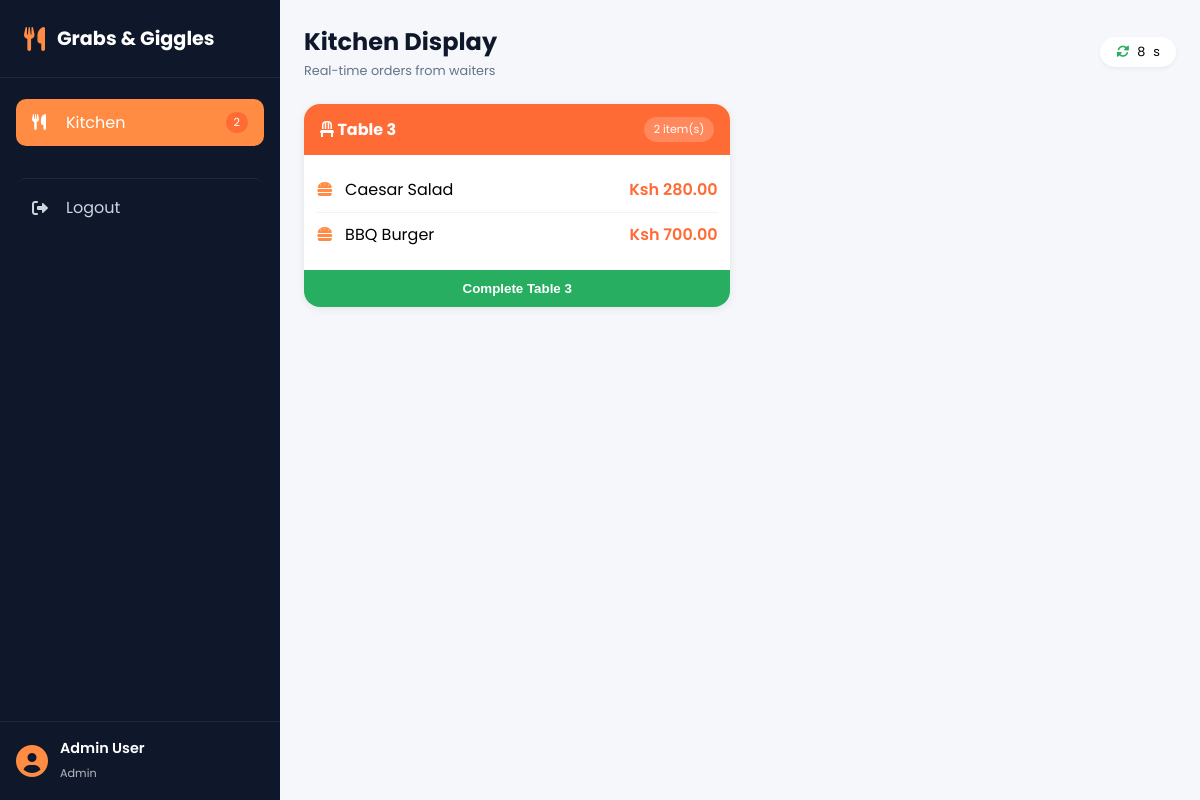
/pages/kitchen.php (signed in), run on the app's committed database.
### tables this page shows
CREATE TABLE `orders` (
  `id` int(11) NOT NULL,
  `table_number` int(11) NOT NULL,
  `item_name` varchar(100) NOT NULL,
  `price` decimal(10,2) NOT NULL,
  `status` varchar(20) DEFAULT 'pending',
  `created_at` timestamp NOT NULL DEFAULT current_timestamp(),
  `customer_id` int(11) DEFAULT NULL
);

### pages/kitchen.php (the view, shortened to what this page needs)
<?php
include("../db_connect.php");
$user_role = $_SESSION['role'];
$user_name = $_SESSION['name'];
$pending = $conn->query("SELECT * FROM orders WHERE status = 'pending' ORDER BY table_number");
$orders_by_table = [];
while($o = $pending->fetch_assoc()) {
    $orders_by_table[$o['table_number']][] = $o;
}
$pending_count = $conn->query("SELECT COUNT(*) as c FROM orders WHERE status='pending'")->fetch_assoc()['c'];
?>
<!DOCTYPE html>
<html>
<head>
    <link rel="stylesheet" href="https://cdnjs.cloudflare.com/ajax/libs/font-awesome/6.0.0-beta3/css/all.min.css">
    <link rel="stylesheet" href="../css/dashboard.css">
    <link rel="stylesheet" href="../css/kitchen.css">
</head>
<body>
<div class="dashboard-container">
    <aside class="sidebar">
        <div class="sidebar-header"><div class="logo"><i class="fas fa-utensils"></i><span>Grabs & Giggles</span></div></div>
        <nav class="sidebar-nav">
            <a href="kitchen.php" class="nav-item active"><i class="fas fa-utensils"></i><span>Kitchen</span><?php if($pending_count>0) echo "<span class='badge'>$pending_count</span>"; ?></a>
            <a href="logout.php" class="nav-item logout"><i class="fas fa-sign-out-alt"></i><span>Logout</span></a>
        </nav>
        <div class="user-info"><i class="fas fa-user-circle"></i><div><p><?php echo $user_name; ?></p><small><?php echo $user_role; ?></small></div></div>
    </aside>
    <main class="main-content">
        <div class="kitchen-header">
            <div><h1>Kitchen Display</h1><p>Real-time orders from waiters</p></div>
            <div class="auto-refresh"><i class="fas fa-sync-alt"></i> <span id="countdown">10</span>s</div>
        </div>
        <?php if($pending_count > 0): ?>
        <div class="kitchen-grid">
            <?php foreach($orders_by_table as $table => $items): ?>
            <div class="kitchen-card">
                <div class="kitchen-card-header">
                    <strong><i class="fas fa-chair"></i> Table <?php echo $table; ?></strong>
                    <span class="item-badge"><?php echo count($items); ?> item(s)</span>
                </div>
                <div class="kitchen-items">
                    <?php foreach($items as $item): ?>
                    <div class="kitchen-item">
                        <span><i class="fas fa-hamburger"></i> <?php echo $item['item_name']; ?></span>
                        <span class="price">Ksh <?php echo $item['price']; ?></span>
                    </div>
                    <?php endforeach; ?>
                </div>
                <form method="POST">
                    <button type="submit" name="complete" class="complete-btn">Complete Table <?php echo $table; ?></button>
                </form>
            </div>
            <?php endforeach; ?>
        </div>
        <?php endif; ?>
    </main>
</div>
</body>
</html>

### css/dashboard.css (style rules this page uses)
* { margin: 0; padding: 0; box-sizing: border-box; }
body { font-family: 'Poppins', sans-serif; background: #f5f7fb; }
.dashboard-container { display: flex; min-height: 100vh; }
.sidebar { width: 280px; background: #0f172a; color: white; position: fixed; height: 100vh; display: flex; flex-direction: column; overflow-y: auto; z-index: 100; }
.sidebar-header { padding: 1.5rem; border-bottom: 1px solid #1e293b; }
.logo { display: flex; align-items: center; gap: 12px; font-size: 1.2rem; font-weight: 700; }
.logo i { font-size: 1.5rem; color: #ff8c42; }
.logo span { color: white; }
.sidebar-nav { flex: 1; padding: 1rem; }
.nav-item { display: flex; align-items: center; gap: 12px; padding: 0.7rem 1rem; margin: 0.3rem 0; border-radius: 10px; color: #cbd5e1; text-decoration: none; transition: all 0.3s; }
.nav-item i { width: 22px; font-size: 1rem; }
.nav-item.active { background: #ff8c42; color: white; }
.nav-item.logout { margin-top: 2rem; border-top: 1px solid #1e293b; padding-top: 1rem; }
.badge { background: #ff6b35; padding: 2px 8px; border-radius: 20px; font-size: 0.7rem; margin-left: auto; }
.user-info { padding: 1rem; border-top: 1px solid #1e293b; display: flex; align-items: center; gap: 12px; }
.user-info i { font-size: 2rem; color: #ff8c42; }
.user-info p { font-weight: 600; font-size: 0.9rem; }
.user-info small { font-size: 0.7rem; opacity: 0.7; }
.main-content { flex: 1; margin-left: 280px; padding: 1.5rem; width: calc(100% - 280px); }
.price { font-weight: 600; color: #27ae60; }

### css/kitchen.css (style rules this page uses)
.kitchen-header { display: flex; justify-content: space-between; align-items: center; margin-bottom: 1.5rem; flex-wrap: wrap; gap: 1rem; }
.kitchen-header h1 { font-size: 1.5rem; font-weight: 700; color: #0f172a; }
.kitchen-header p { color: #64748b; font-size: 0.8rem; margin-top: 0.2rem; }
.auto-refresh { background: white; padding: 0.4rem 1rem; border-radius: 30px; font-size: 0.8rem; box-shadow: 0 2px 4px rgba(0,0,0,0.05); display: flex; align-items: center; gap: 0.5rem; }
.auto-refresh i { color: #27ae60; }
.kitchen-grid { display: grid; grid-template-columns: repeat(auto-fill, minmax(340px, 1fr)); gap: 1.2rem; }
.kitchen-card { background: white; border-radius: 16px; overflow: hidden; box-shadow: 0 2px 8px rgba(0,0,0,0.08); transition: all 0.3s; }
.kitchen-card-header { background: #ff6b35; color: white; padding: 0.8rem 1rem; display: flex; justify-content: space-between; align-items: center; }
.kitchen-card-header strong { font-size: 1rem; }
.item-badge { background: rgba(255,255,255,0.2); padding: 4px 10px; border-radius: 20px; font-size: 0.7rem; }
.kitchen-items { padding: 0.8rem; max-height: 280px; overflow-y: auto; }
.kitchen-item { display: flex; justify-content: space-between; align-items: center; padding: 0.6rem 0; border-bottom: 1px solid #f0f2f5; }
.kitchen-item:last-child { border-bottom: none; }
.kitchen-item i { color: #ff8c42; margin-right: 8px; }
.price { font-weight: 600; color: #ff6b35; }
.complete-btn { background: #27ae60; color: white; border: none; padding: 0.7rem; width: 100%; cursor: pointer; font-weight: 600; transition: all 0.3s; }

### data on the page
orders: item_name "Caesar Salad", price "280.00"
orders: item_name "BBQ Burger", price "700.00"

### other printed values
$pending_count "2"
$user_name "Admin User"
$user_role "Admin"
$table "3"
count($items) "2"
